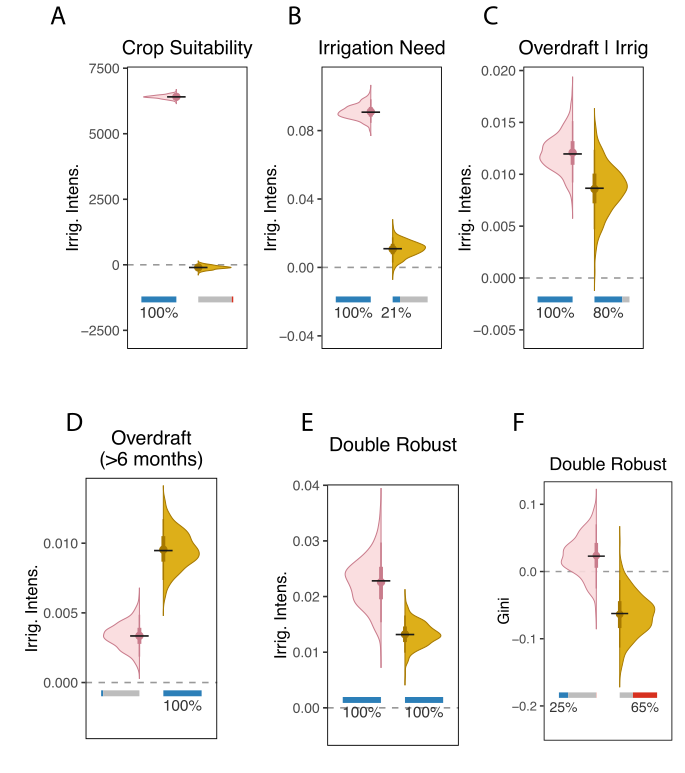

Generate this figure with R:
#MAP: https://code.earthengine.google.com/508d15eb659bdb3f4e44a4bdc3ab93cd

combine_res_mirrored_density_plots <- function(
    res_list,
    sig_level = 0.1,
    ylb = "Gini",
    capt = "",
    adjust = 1,
    n = 256,
    max_half_width = 0.30,
    bar_halfwidth = 0.16,        # longer bars
    bar_lwd = 2,               # thicker bars
    bar_label_minwidth = 0.03,
    bar_gap = 0.0               # vertical separation in units of y_span
) {
  library(dplyr)
  library(purrr)
  library(ggplot2)
  library(patchwork)
  
  labels <- sapply(res_list, `[[`, "label")
  
  q_safe <- function(x, probs) {
    x <- x[is.finite(x)]
    if (length(x) == 0) return(rep(NA_real_, length(probs)))
    as.numeric(stats::quantile(x, probs = probs, na.rm = TRUE, names = FALSE, type = 7))
  }
  
  dens_df <- function(x, side, x_base, max_half_width = 0.30, adjust = 1, n = 256) {
    x <- x[is.finite(x)]
    if (length(x) < 2 || isTRUE(all.equal(stats::sd(x), 0))) {
      y <- if (length(x) == 0) 0 else x[1]
      return(tibble::tibble(
        side = side,
        y = c(y - 1e-6, y, y + 1e-6),
        x_left = x_base,
        x_right = x_base
      ))
    }
    d <- stats::density(x, adjust = adjust, n = n, na.rm = TRUE)
    dd <- tibble::tibble(y = d$x, dens = d$y) %>%
      mutate(w = max_half_width * dens / max(dens, na.rm = TRUE))
    
    if (side == "Control") {
      dd %>% mutate(side = side, x_left = x_base - w, x_right = x_base)
    } else {
      dd %>% mutate(side = side, x_left = x_base, x_right = x_base + w)
    }
  }
  
  # Build stacked (pos / ns / neg) bar at a given x_center & y_bar
  make_sig_bar <- function(eff, p, x_center, y_bar, y_lab, sig_level,
                           bar_halfwidth, label_minwidth,direction) {
    
    ok_p <- is.finite(p)
    ok_e <- is.finite(eff)
    
    sig <- ok_p & (p < sig_level) & ok_e
    ns  <- ok_p & (p >= sig_level)
    
    p_pos <- mean(sig & (eff > 0), na.rm = TRUE)
    p_neg <- mean(sig & (eff < 0), na.rm = TRUE)
    p_ns  <- mean(ns, na.rm = TRUE)
    
    # exact zero among significant -> treat visually as ns
    p_zero_sig <- mean(sig & (eff == 0), na.rm = TRUE)
    if (!is.na(p_zero_sig) && p_zero_sig > 0) p_ns <- p_ns + p_zero_sig
    
    tot <- p_pos + p_ns + p_neg
    if (!is.finite(tot) || tot <= 0) {
      p_pos <- 0; p_ns <- 1; p_neg <- 0
      tot <- 1
    }
    p_pos <- p_pos / tot
    p_ns  <- p_ns  / tot
    p_neg <- p_neg / tot
    
    if (direction == "right") {
      x0 <- x_center
      x1 <- x_center + 2 * bar_halfwidth
    } else {
      x0 <- x_center - 2 * bar_halfwidth
      x1 <- x_center
    }
    
    x_pos_end <- x0 + (x1 - x0) * p_pos
    x_ns_end  <- x_pos_end + (x1 - x0) * p_ns
    x_neg_end <- x1
    
    seg <- tibble::tibble(
      part = factor(c("pos", "ns", "neg"), levels = c("pos", "ns", "neg")),
      xs = c(x0, x_pos_end, x_ns_end),
      xe = c(x_pos_end, x_ns_end, x_neg_end),
      y = y_bar,
      yend = y_bar
    )
    
    lab <- seg %>%
      mutate(
        xm = (xs + xe) / 2,
        w = (xe - xs),
        lbl = sprintf("%d%%", round(100 * c(p_pos, p_ns, p_neg)))
      ) %>%
      filter(w > label_minwidth & part != "ns")
    
    list(seg = seg, lab = lab)
  }
  
  plots <- imap(res_list, function(res, i) {
    df <- res$summary_df
    stopifnot(all(c("int_eff", "treat_eff", "int_p", "treat_p") %in% names(df)))
    
    control_vals <- df$int_eff
    effect_vals  <- df$treat_eff
    
    # x positions (aligned bases)
    x_center <- 1
    x_nudge <- c(Control = -0.10, Effect = 0.10)
    x_base_control <- x_center + x_nudge["Control"]
    x_base_effect  <- x_center + x_nudge["Effect"]
    
    # densities
    dd_control <- dens_df(control_vals, "Control", x_base_control,
                          max_half_width = max_half_width, adjust = adjust, n = n)
    dd_effect  <- dens_df(effect_vals,  "Effect",  x_base_effect,
                          max_half_width = max_half_width, adjust = adjust, n = n)
    dd <- bind_rows(dd_control, dd_effect) %>%
      mutate(side = factor(side, levels = c("Control", "Effect")))
    
    # summaries
    summ <- tibble::tibble(
      side = factor(c("Control", "Effect"), levels = c("Control", "Effect")),
      mean = c(mean(control_vals, na.rm = TRUE), mean(effect_vals, na.rm = TRUE)),
      q05  = c(q_safe(control_vals, 0.05)[1], q_safe(effect_vals, 0.05)[1]),
      q25  = c(q_safe(control_vals, 0.25)[1], q_safe(effect_vals, 0.25)[1]),
      q50  = c(q_safe(control_vals, 0.50)[1], q_safe(effect_vals, 0.50)[1]),
      q75  = c(q_safe(control_vals, 0.75)[1], q_safe(effect_vals, 0.75)[1]),
      q95  = c(q_safe(control_vals, 0.95)[1], q_safe(effect_vals, 0.95)[1])
    ) %>%
      mutate(xc = ifelse(side == "Control", x_base_control, x_base_effect))
    
    # y-range for bar placement
    y_min <- min(c(control_vals, effect_vals), na.rm = TRUE)
    y_max <- max(c(control_vals, effect_vals), na.rm = TRUE)
    y_span <- y_max - y_min
    if (!is.finite(y_span) || y_span == 0) y_span <- 1
    
    # ---- separate bars vertically ----
    y_bar_eff  <- y_min - 0.14 * y_span
    y_lab_eff  <- y_min - 0.21 * y_span
    
    y_bar_ctrl <- y_min - (0.14 + bar_gap) * y_span
    y_lab_ctrl <- y_min - (0.21 + bar_gap) * y_span
    
    bar_control <- make_sig_bar(
      eff = df$int_eff, p = df$int_p,
      x_center = x_base_control,
      y_bar = y_bar_ctrl, y_lab = y_lab_ctrl,
      sig_level = sig_level,
      bar_halfwidth = bar_halfwidth,
      label_minwidth = bar_label_minwidth,direction='left'
    )
    bar_effect <- make_sig_bar(
      eff = df$treat_eff, p = df$treat_p,
      x_center = x_base_effect,
      y_bar = y_bar_eff, y_lab = y_lab_eff,
      sig_level = sig_level,
      bar_halfwidth = bar_halfwidth,
      label_minwidth = bar_label_minwidth,direction='right'
    )
    
    bar_seg <- bind_rows(
      bar_control$seg %>% mutate(which = "Control"),
      bar_effect$seg  %>% mutate(which = "Effect")
    )
    bar_lab <- bind_rows(
      bar_control$lab %>%
        mutate(which = "Control",
               y = y_lab_ctrl),          # below control bar
      
      bar_effect$lab %>%
        mutate(which = "Effect",y = y_lab_ctrl)
      # y = y_bar_eff + 0.07 * y_span)  # slightly above effect bar
    )
    
    # aesthetics
    fill_vals <- c("Control" = "#FADADD", "Effect" = "#D9A600")
    line_vals <- c("Control" = "#C97C8C", "Effect" = "#A67800")
    
    bar_cols <- c(
      pos = "#2C7FB8", # blue
      ns  = "#BDBDBD", # grey
      neg = "#D7301F"  # red
    )
    
    p <- ggplot() +
      geom_hline(yintercept = 0, linetype = "dashed", color = "gray60") +
      
      # densities
      geom_ribbon(
        data = dd,
        aes(y = y, xmin = x_left, xmax = x_right, fill = side),
        alpha = 0.9, color = NA
      ) +
      geom_path(data = dd, aes(x = x_left,  y = y, color = side), linewidth = 0.35) +
      geom_path(data = dd, aes(x = x_right, y = y, color = side), linewidth = 0.35) +
      scale_fill_manual(values = fill_vals, guide = "none") +
      scale_color_manual(values = line_vals, guide = "none") +
      
      # summaries
      geom_linerange(data = summ, aes(x = xc, ymin = q05, ymax = q95, color = side), linewidth = 0.5) +
      geom_linerange(data = summ, aes(x = xc, ymin = q25, ymax = q75, color = side), linewidth = 1.3) +
      geom_point(data = summ, aes(x = xc, y = mean, color = side), size = 2.1) +
      geom_point(data = summ, aes(x = xc, y = q50), shape = 95, size = 8, color = "gray10") +
      
      # two stacked bars (control + effect) with pos/ns/neg segments
      geom_segment(
        data = bar_seg,
        aes(x = xs, xend = xe, y = y, yend = yend, color = part),
        linewidth = bar_lwd,
        lineend = "butt"
      ) +
      scale_color_manual(values = c(line_vals, bar_cols), guide = "none") +
      
      geom_text(
        data = bar_lab,
        aes(x = xm, y = y, label = lbl),
        size = 3.7,
        color = "gray20"
      ) +
      
      coord_cartesian(ylim = c(y_min - (0.28 + bar_gap + 0.06) * y_span, y_max + 0.06 * y_span)) +
      scale_x_continuous(limits = c(0.5, 1.5), breaks = NULL) +
      labs(x = NULL, y = ylb) +
      theme_bw(base_size = 12) +
      theme(
        panel.grid = element_blank(),
        panel.border = element_rect(color = "black", size = 0.6),
        axis.text.x = element_blank(),
        axis.ticks.x = element_blank(),
        plot.title = element_text(size = 14, hjust = 0.5)
      )
    
    if (!is.null(labels)) p <- p + ggtitle(labels[i])
    p
  })
  
  combined <- wrap_plots(plots, ncol = length(plots)) +
    plot_annotation(caption = capt) &
    theme(plot.caption = element_text(hjust = 0, size = 9, face = "italic"))
  
  print(combined)
  return(combined)
}


# source('Fct.R')
library(qs)
#load existing analyses
res_files <- list.files("resultOut", pattern = "\\.qs$", full.names = TRUE)
res_objects <- lapply(res_files, qs::qread)
names(res_objects) <- gsub("\\.qs$", "", basename(res_files))
list2env(res_objects, envir = .GlobalEnv)


#SI
CropSuitInt$label="Crop Suitability"
IrNeedInt$label="Irrigation Need"
Overdraft_Irrig$label="Overdraft | Irrig"
SI_A=combine_res_mirrored_density_plots(list(CropSuitInt,IrNeedInt,Overdraft_Irrig),ylb='Irrig. Intens.')

###OTHER SIs
IrGiniDoubleRobust$label="Double Robust"
ItIntdoublerobust$label="Double Robust"
Overdraft6$label="Overdraft\n(>6 months)"
SI_B1=combine_res_mirrored_density_plots(list(ItIntdoublerobust,Overdraft6),ylb='Irrig. Intens.')
SI_B2=combine_res_mirrored_density_plots(list(IrGiniDoubleRobust),ylb='Gini')
SI_B=SI_B1/SI_B2
